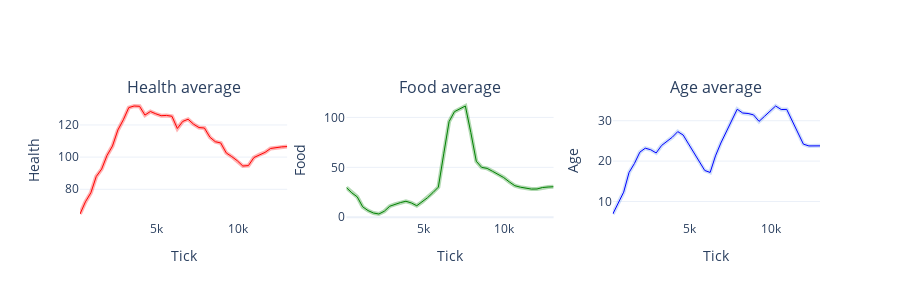

This figure's notebook cell:
### Code cell
# New metrics: Health, Food, and Age - 3 charts horizontally

from plotly.subplots import make_subplots  # pyright: ignore[reportMissingImports]
import plotly.graph_objects as go  # pyright: ignore[reportMissingImports]

plot_df = df.sort_values("tick").copy()

fig = make_subplots(
    rows=1, cols=3,
    subplot_titles=("Health average", "Food average", "Age average"),
    horizontal_spacing=0.08,
    shared_xaxes=True
)

window = 5  # smoothing window size

# 1) Health average
y_col_health = None
if "health_avg" in plot_df.columns:
    y_col_health = "health_avg"
elif "health_mean" in plot_df.columns:
    y_col_health = "health_mean"

if y_col_health is not None:
    smooth_col = f"{y_col_health}_smooth"
    plot_df[smooth_col] = plot_df[y_col_health].rolling(window=window, min_periods=1, center=True).mean()
    # Add shadow/shade line (wider, lighter color) behind the main line
    fig.add_trace(
        go.Scatter(x=plot_df["tick"], y=plot_df[smooth_col], mode='lines', 
                   line=dict(width=4, color="rgba(255, 0, 0, 0.3)"), name="Health", showlegend=False),
        row=1, col=1
    )
    # Add main line on top
    fig.add_trace(
        go.Scatter(x=plot_df["tick"], y=plot_df[smooth_col], mode='lines', 
                   line=dict(width=1, color="red"), name="Health", showlegend=False),
        row=1, col=1
    )
    fig.update_yaxes(title_text="Health", row=1, col=1, range=[0, None])
else:
    fig.add_annotation(text="Health average not found", xref="x1", yref="y1", x=0.5, y=0.5, showarrow=False, row=1, col=1, xanchor='center', yanchor='middle')

# 2) Food average
y_col_food = None
if "food_avg" in plot_df.columns:
    y_col_food = "food_avg"
elif "food_mean" in plot_df.columns:
    y_col_food = "food_mean"

if y_col_food is not None:
    smooth_col = f"{y_col_food}_smooth"
    plot_df[smooth_col] = plot_df[y_col_food].rolling(window=window, min_periods=1, center=True).mean()
    # Add shadow/shade line (wider, lighter color) behind the main line
    fig.add_trace(
        go.Scatter(x=plot_df["tick"], y=plot_df[smooth_col], mode='lines', 
                   line=dict(width=4, color="rgba(0, 128, 0, 0.3)"), name="Food", showlegend=False),
        row=1, col=2
    )
    # Add main line on top
    fig.add_trace(
        go.Scatter(x=plot_df["tick"], y=plot_df[smooth_col], mode='lines', 
                   line=dict(width=1, color="green"), name="Food", showlegend=False),
        row=1, col=2
    )
    fig.update_yaxes(title_text="Food", row=1, col=2, range=[0, None])
else:
    fig.add_annotation(text="Food average not found", xref="x2", yref="y2", x=0.5, y=0.5, showarrow=False, row=1, col=2, xanchor='center', yanchor='middle')

# 3) Age average
y_col_age = None
if "age_avg" in plot_df.columns:
    y_col_age = "age_avg"
elif "age_mean" in plot_df.columns:
    y_col_age = "age_mean"

if y_col_age is not None:
    smooth_col = f"{y_col_age}_smooth"
    plot_df[smooth_col] = plot_df[y_col_age].rolling(window=window, min_periods=1, center=True).mean()
    # Add shadow/shade line (wider, lighter color) behind the main line
    fig.add_trace(
        go.Scatter(x=plot_df["tick"], y=plot_df[smooth_col], mode='lines', 
                   line=dict(width=4, color="rgba(100, 149, 237, 0.3)"), name="Age", showlegend=False),
        row=1, col=3
    )
    # Add main line on top
    fig.add_trace(
        go.Scatter(x=plot_df["tick"], y=plot_df[smooth_col], mode='lines', 
                   line=dict(width=1, color="blue"), name="Age", showlegend=False),
        row=1, col=3
    )
    fig.update_yaxes(title_text="Age", row=1, col=3, range=[0, None])
else:
    fig.add_annotation(text="Age average not found", xref="x3", yref="y3", x=0.5, y=0.5, showarrow=False, row=1, col=3, xanchor='center', yanchor='middle')

fig.update_layout(height=300, template="plotly_white", showlegend=False)
fig.update_xaxes(title_text="Tick", showgrid=False, row=1, col=1)
fig.update_xaxes(title_text="Tick", showgrid=False, row=1, col=2)
fig.update_xaxes(title_text="Tick", showgrid=False, row=1, col=3)
fig.show()

### Figure 1 — Plotly figure (JSON) as saved in the notebook; plotly's stock layout.template omitted (floating-point values rounded to 4 significant figures)
{"data": [{"line": {"color": "rgba(255, 0, 0, 0.3)", "width": 4}, "mode": "lines", "name": "Health", "showlegend": false, "type": "scatter", "x": [268, 602, 937, 1269, 1602, 1935, 2268, 2603, 2939, 3274, 3604, 3937, 4270, 4604, 4935, 5266, 5597, 5933, 6266, 6595, 6926, 7264, 7598, 7933, 8272, 8602, 8939, 9278, 9618, 9958, 10300, 10644, 10985, 11328, 11669, 12011, 12352, 12692, 13034], "xaxis": "x", "y": [64.63, 72.18, 77.82, 87.95, 92.56, 101.1, 106.9, 116.9, 123.2, 130.8, 131.8, 131.6, 126.1, 128.4, 126.9, 125.8, 125.9, 125.4, 117.8, 122.2, 123.6, 120.5, 118.4, 118.1, 112.4, 109.6, 108.8, 102.6, 100.3, 97.76, 94.47, 94.72, 99.74, 101.6, 102.9, 105.4, 105.9, 106.4, 106.5], "yaxis": "y"}, {"line": {"color": "red", "width": 1}, "mode": "lines", "name": "Health", "showlegend": false, "type": "scatter", "x": [268, 602, 937, 1269, 1602, 1935, 2268, 2603, 2939, 3274, 3604, 3937, 4270, 4604, 4935, 5266, 5597, 5933, 6266, 6595, 6926, 7264, 7598, 7933, 8272, 8602, 8939, 9278, 9618, 9958, 10300, 10644, 10985, 11328, 11669, 12011, 12352, 12692, 13034], "xaxis": "x", "y": [64.63, 72.18, 77.82, 87.95, 92.56, 101.1, 106.9, 116.9, 123.2, 130.8, 131.8, 131.6, 126.1, 128.4, 126.9, 125.8, 125.9, 125.4, 117.8, 122.2, 123.6, 120.5, 118.4, 118.1, 112.4, 109.6, 108.8, 102.6, 100.3, 97.76, 94.47, 94.72, 99.74, 101.6, 102.9, 105.4, 105.9, 106.4, 106.5], "yaxis": "y"}, {"line": {"color": "rgba(0, 128, 0, 0.3)", "width": 4}, "mode": "lines", "name": "Food", "showlegend": false, "type": "scatter", "x": [268, 602, 937, 1269, 1602, 1935, 2268, 2603, 2939, 3274, 3604, 3937, 4270, 4604, 4935, 5266, 5597, 5933, 6266, 6595, 6926, 7264, 7598, 7933, 8272, 8602, 8939, 9278, 9618, 9958, 10300, 10644, 10985, 11328, 11669, 12011, 12352, 12692, 13034], "xaxis": "x2", "y": [29.73, 24.48, 20.42, 10.54, 6.717, 4.298, 3.292, 6.053, 11.08, 13.04, 14.76, 16.06, 14.35, 11.56, 15.43, 19.61, 24.67, 30.19, 63.53, 95.81, 105.7, 108.8, 111.4, 84.95, 56.06, 49.94, 48.96, 45.99, 43.15, 39.8, 35.49, 31.63, 30.15, 29.13, 28.23, 28.33, 29.82, 30.31, 30.6], "yaxis": "y2"}, {"line": {"color": "green", "width": 1}, "mode": "lines", "name": "Food", "showlegend": false, "type": "scatter", "x": [268, 602, 937, 1269, 1602, 1935, 2268, 2603, 2939, 3274, 3604, 3937, 4270, 4604, 4935, 5266, 5597, 5933, 6266, 6595, 6926, 7264, 7598, 7933, 8272, 8602, 8939, 9278, 9618, 9958, 10300, 10644, 10985, 11328, 11669, 12011, 12352, 12692, 13034], "xaxis": "x2", "y": [29.73, 24.48, 20.42, 10.54, 6.717, 4.298, 3.292, 6.053, 11.08, 13.04, 14.76, 16.06, 14.35, 11.56, 15.43, 19.61, 24.67, 30.19, 63.53, 95.81, 105.7, 108.8, 111.4, 84.95, 56.06, 49.94, 48.96, 45.99, 43.15, 39.8, 35.49, 31.63, 30.15, 29.13, 28.23, 28.33, 29.82, 30.31, 30.6], "yaxis": "y2"}, {"line": {"color": "rgba(100, 149, 237, 0.3)", "width": 4}, "mode": "lines", "name": "Age", "showlegend": false, "type": "scatter", "x": [268, 602, 937, 1269, 1602, 1935, 2268, 2603, 2939, 3274, 3604, 3937, 4270, 4604, 4935, 5266, 5597, 5933, 6266, 6595, 6926, 7264, 7598, 7933, 8272, 8602, 8939, 9278, 9618, 9958, 10300, 10644, 10985, 11328, 11669, 12011, 12352, 12692, 13034], "xaxis": "x3", "y": [6.905, 9.614, 12.31, 17.19, 19.42, 22.22, 23.2, 22.82, 22.02, 23.88, 24.86, 25.93, 27.3, 26.46, 24.26, 21.97, 19.82, 17.69, 17.2, 21.3, 24.49, 27.42, 30.31, 32.85, 31.91, 31.8, 31.45, 29.84, 31.11, 32.35, 33.65, 32.78, 32.81, 29.92, 27.01, 24.2, 23.76, 23.73, 23.78], "yaxis": "y3"}, {"line": {"color": "blue", "width": 1}, "mode": "lines", "name": "Age", "showlegend": false, "type": "scatter", "x": [268, 602, 937, 1269, 1602, 1935, 2268, 2603, 2939, 3274, 3604, 3937, 4270, 4604, 4935, 5266, 5597, 5933, 6266, 6595, 6926, 7264, 7598, 7933, 8272, 8602, 8939, 9278, 9618, 9958, 10300, 10644, 10985, 11328, 11669, 12011, 12352, 12692, 13034], "xaxis": "x3", "y": [6.905, 9.614, 12.31, 17.19, 19.42, 22.22, 23.2, 22.82, 22.02, 23.88, 24.86, 25.93, 27.3, 26.46, 24.26, 21.97, 19.82, 17.69, 17.2, 21.3, 24.49, 27.42, 30.31, 32.85, 31.91, 31.8, 31.45, 29.84, 31.11, 32.35, 33.65, 32.78, 32.81, 29.92, 27.01, 24.2, 23.76, 23.73, 23.78], "yaxis": "y3"}], "layout": {"annotations": [{"font": {"size": 16}, "showarrow": false, "text": "Health average", "x": 0.14, "xanchor": "center", "xref": "paper", "y": 1, "yanchor": "bottom", "yref": "paper"}, {"font": {"size": 16}, "showarrow": false, "text": "Food average", "x": 0.5, "xanchor": "center", "xref": "paper", "y": 1, "yanchor": "bottom", "yref": "paper"}, {"font": {"size": 16}, "showarrow": false, "text": "Age average", "x": 0.86, "xanchor": "center", "xref": "paper", "y": 1, "yanchor": "bottom", "yref": "paper"}], "height": 300, "showlegend": false, "xaxis": {"anchor": "y", "domain": [0, 0.28], "showgrid": false, "title": {"text": "Tick"}}, "xaxis2": {"anchor": "y2", "domain": [0.36, 0.64], "showgrid": false, "title": {"text": "Tick"}}, "xaxis3": {"anchor": "y3", "domain": [0.72, 1], "showgrid": false, "title": {"text": "Tick"}}, "yaxis": {"anchor": "x", "domain": [0, 1], "range": [0, null], "title": {"text": "Health"}}, "yaxis2": {"anchor": "x2", "domain": [0, 1], "range": [0, null], "title": {"text": "Food"}}, "yaxis3": {"anchor": "x3", "domain": [0, 1], "range": [0, null], "title": {"text": "Age"}}}}
